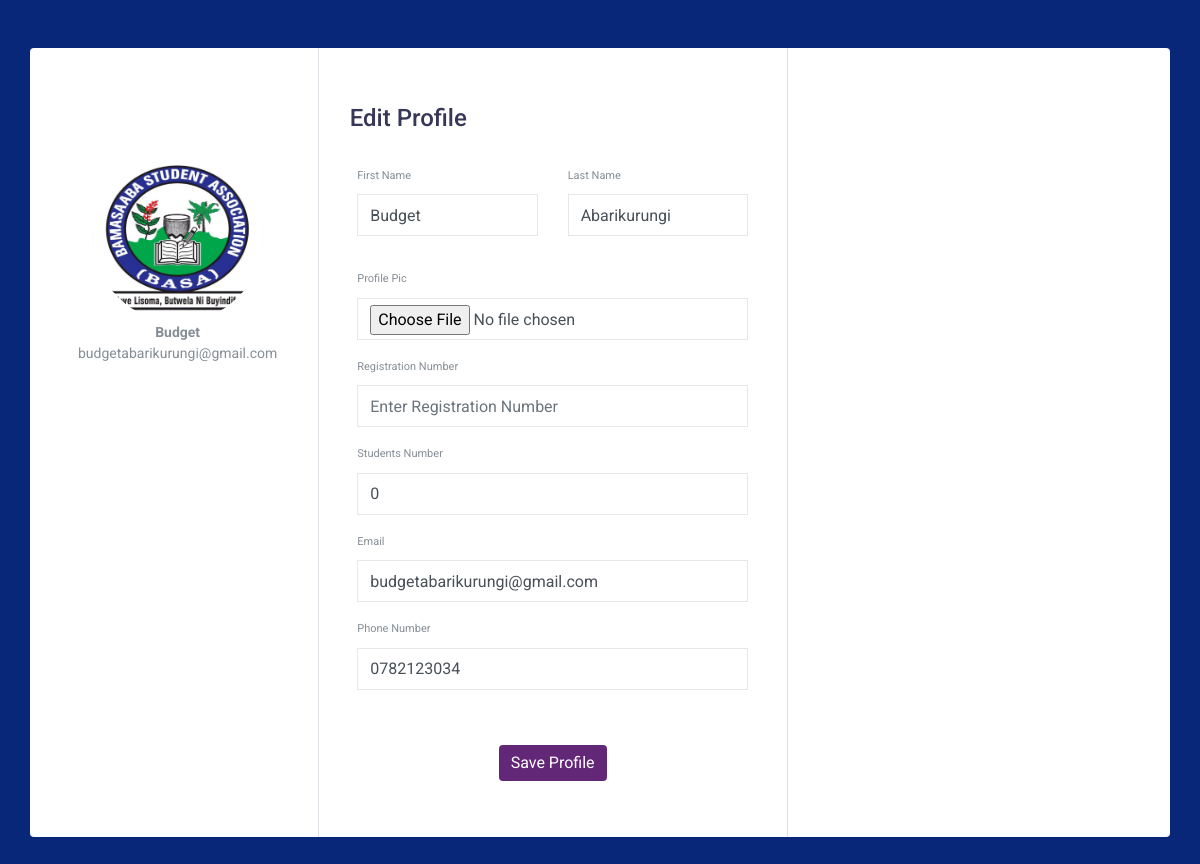
Screenshot of /edit_profile.php (signed in) with the database file from the repository.
### tables this page shows
CREATE TABLE `users` (
  `user_id` int(11) NOT NULL,
  `first_name` varchar(100) NOT NULL,
  `last_name` varchar(100) NOT NULL,
  `reg_no` varchar(50) NOT NULL,
  `stud_no` int(20) NOT NULL,
  `password` varchar(100) NOT NULL,
  `email` varchar(100) NOT NULL,
  `phone` varchar(16) NOT NULL,
  `type` varchar(20) NOT NULL,
  `approval` tinyint(1) NOT NULL,
  `user_image` varchar(100) DEFAULT NULL,
  `date_created` timestamp NOT NULL DEFAULT current_timestamp()
);

### edit_profile.php (the view, shortened to what this page needs)
<?php
include('admin/partials/__connection.php');
?>
<!DOCTYPE html>
<html lang="en">
<head>
    <link rel="stylesheet" href="https://maxcdn.bootstrapcdn.com/bootstrap/4.0.0/css/bootstrap.min.css">
    <link rel="stylesheet" href="style.css">
</head>
<body>
    <div class="container rounded bg-white mt-5 mb-5">
        <div class="row">
            <div class="col-md-3 border-right">
                <div class="d-flex flex-column align-items-center text-center p-3 py-5">
                    <img class="rounded-circle mt-5" width="170px"height ="170px" src="./users/assets/uploads/img/<?php echo $_SESSION['user_image']; ?>">
                    <span class="font-weight-bold"><?php echo ucfirst($_SESSION['first_name']); ?>
                    </span><span class="text-black-50"><?php echo $_SESSION['userid'] ?></span>
                </div>
            </div>
            <div class="col-md-5 border-right">
                <div class="p-3 py-5">
                    <div class="d-flex justify-content-between align-items-center mb-3">
                        <h4 class="text-right">Edit Profile</h4>
                    </div>
                    <form action="./users/partials/__edit_profile.php" method="POST" enctype="multipart/form-data">
                        <?php
                        $current_user = $_SESSION['userid'];
                        $sql = "SELECT * FROM users WHERE email = '$current_user' ";
                        $qry = mysqli_query($conn, $sql);
                        if ($qry) {
                            if (mysqli_num_rows($qry) > 0) {
                                while ($row = mysqli_fetch_array($qry)) {
                        ?>
                                    <div class="nav-profile">
                                        <div class="row mt-2">
                                            <div class="col-md-6"><label class="labels">First Name</label><input type="text" class="form-control" placeholder="first name" value="<?php echo $row['first_name'] ?>" name="new_first_name"></div>
                                            <div class="col-md-6"><label class="labels">Last Name</label><input type="text" class="form-control" value="<?php echo $row['last_name'] ?>" placeholder="Last Name" name="new_last_name"></div>
                                        </div>
                                        <div class="row mt-3">
                                            <div class="col-md-12"><label class="labels">Profile Pic</label><input type="file" class="form-control" name="user_image"></div>
                                            <div class="col-md-12"><label class="labels">Registration Number</label><input type="text" class="form-control" placeholder="Enter Registration Number" value="<?php echo $row['reg_no'] ?>" name="new_reg_no"></div>
                                            <div class="col-md-12"><label class="labels">Students Number</label><input type="number" class="form-control" placeholder="enter students Number" value="<?php echo $row['stud_no'] ?>" name="new_stud_no">
                                            </div>
                                            <div class="col-md-12"><label class="labels">Email</label><input type="email" class="form-control" placeholder="enter email" value="<?php echo $row['email'] ?>" name="new_email"></div>
                                            <div class="col-md-12"><label class="labels">Phone Number</label><input type="text" class="form-control" placeholder="enter address line 2" value="<?php echo $row['phone'] ?>" name="new_phone"></div>
                                        </div>
                                        <div class="mt-5 text-center"><button class="btn btn-primary profile-button" type="submit" name="update">Save
                                                Profile</button></div>
                            <?php
                                }
                            }
                        }
                            ?>
                    </form>
                </div>
            </div>
        </div>
    </div>
</body>
</html>

### edit_profile.php (style rules this page uses)
body { background: rgb(9, 39, 120) }
.profile-button { background: rgb(99, 39, 120); box-shadow: none; border: none }
.labels { font-size: 11px }

### rows the page displays
users: new_first_name "Budget", new_last_name "Abarikurungi", new_stud_no "0", new_email "budgetabarikurungi@gmail.com", new_phone "0782123034"

### other values shown
$_SESSION['first_name'] "Budget"
$_SESSION['userid'] "budgetabarikurungi@gmail.com"
